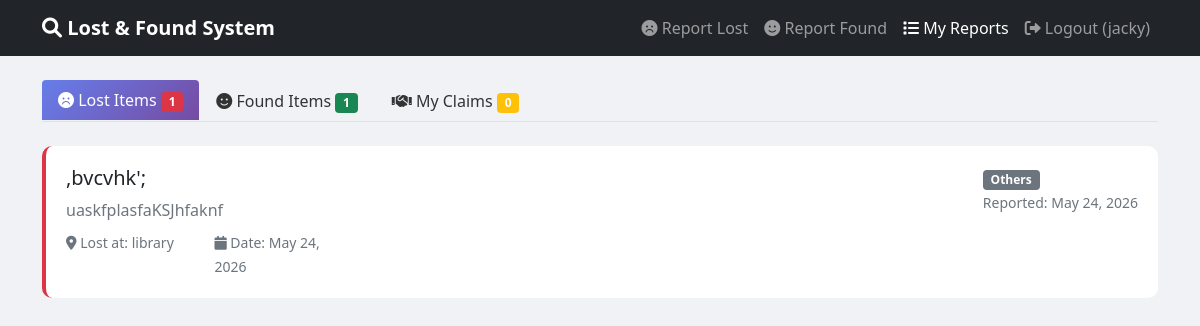
/Frontend/Public_Users/myReports.php (signed in), run on the app's committed database.
### tables this page shows
CREATE TABLE `lost_reports` (
  `id` int(11) NOT NULL AUTO_INCREMENT,
  `user_id` int(11) NOT NULL,
  `item_name` varchar(255) NOT NULL,
  `category` varchar(100) NOT NULL,
  `description` text DEFAULT NULL,
  `location` varchar(255) NOT NULL,
  `date_lost` date NOT NULL,
  `created_at` timestamp NOT NULL DEFAULT current_timestamp(),
  `status` enum('open','resolved','closed') DEFAULT 'open',
  PRIMARY KEY (`id`),
  KEY `idx_user_id` (`user_id`),
  KEY `idx_category` (`category`),
  KEY `idx_date_lost` (`date_lost`),
  KEY `idx_lost_reports_search` (`item_name`,`category`,`location`),
  CONSTRAINT `lost_reports_ibfk_1` FOREIGN KEY (`user_id`) REFERENCES `users` (`id`) ON DELETE CASCADE
);

### Frontend/Public_Users/myReports.php (the view, shortened to what this page needs)
<?php
require_once "../../config/db_connect.php";
$user_id = $_SESSION['user_id'];
$lost_query = "SELECT *, 'lost' as type FROM lost_reports WHERE user_id = $user_id ORDER BY created_at DESC";
$found_query = "SELECT *, 'found' as type FROM found_reports WHERE user_id = $user_id ORDER BY created_at DESC";
$lost_reports = mysqli_query($conn, $lost_query);
$found_reports = mysqli_query($conn, $found_query);
$claims_query = "SELECT c.*, l.item_name as lost_item, f.item_name as found_item, f.location as found_location
                FROM claims c
                JOIN lost_reports l ON c.lost_report_id = l.id
                JOIN found_reports f ON c.found_report_id = f.id
                WHERE c.claimant_id = $user_id
                ORDER BY c.created_at DESC";
$claims = mysqli_query($conn, $claims_query);
?>
<!DOCTYPE html>
<html lang="en">
<head>
    <link href="https://cdn.jsdelivr.net/npm/bootstrap@5.1.3/dist/css/bootstrap.min.css" rel="stylesheet">
    <link href="https://cdnjs.cloudflare.com/ajax/libs/font-awesome/6.0.0/css/all.min.css" rel="stylesheet">
</head>
<body>
    <nav class="navbar navbar-expand-lg navbar-dark bg-dark">
        <div class="container">
            <a class="navbar-brand" href="../../index.php">
                <i class="fas fa-search"></i> Lost & Found System
            </a>
            <div class="collapse navbar-collapse" id="navbarNav">
                <ul class="navbar-nav ms-auto">
                    <li class="nav-item">
                        <a class="nav-link" href="lost_reports.php">
                            <i class="fas fa-frown"></i> Report Lost
                        </a>
                    </li>
                    <li class="nav-item">
                        <a class="nav-link" href="found_items.php">
                            <i class="fas fa-smile"></i> Report Found
                        </a>
                    </li>
                    <li class="nav-item">
                        <a class="nav-link active" href="myReports.php">
                            <i class="fas fa-list"></i> My Reports
                        </a>
                    </li>
                    <li class="nav-item">
                        <a class="nav-link" href="../../auth/logout.php">
                            <i class="fas fa-sign-out-alt"></i> Logout (<?php echo htmlspecialchars($_SESSION['username']); ?>)
                        </a>
                    </li>
                </ul>
            </div>
        </div>
    </nav>
    <div class="container mt-4">
        <ul class="nav nav-tabs mb-4" id="reportTabs" role="tablist">
            <li class="nav-item" role="presentation">
                <button class="nav-link active" data-bs-toggle="tab" data-bs-target="#lost" type="button" role="tab">
                    <i class="fas fa-frown"></i> Lost Items
                    <span class="badge bg-danger"><?php echo mysqli_num_rows($lost_reports); ?></span>
                </button>
            </li>
            <li class="nav-item" role="presentation">
                <button class="nav-link" data-bs-toggle="tab" data-bs-target="#found" type="button" role="tab">
                    <i class="fas fa-smile"></i> Found Items
                    <span class="badge bg-success"><?php echo mysqli_num_rows($found_reports); ?></span>
                </button>
            </li>
            <li class="nav-item" role="presentation">
                <button class="nav-link" data-bs-toggle="tab" data-bs-target="#claims" type="button" role="tab">
                    <i class="fas fa-handshake"></i> My Claims
                    <span class="badge bg-warning"><?php echo mysqli_num_rows($claims); ?></span>
                </button>
            </li>
        </ul>
        <div class="tab-content">
            <div class="tab-pane fade show active" id="lost" role="tabpanel">
                <?php if(mysqli_num_rows($lost_reports) > 0): ?>
                    <?php while($report = mysqli_fetch_assoc($lost_reports)): ?>
                    <div class="report-card lost" onclick="viewReportDetails(<?php echo $report['id']; ?>, 'lost')">
                        <div class="d-flex justify-content-between align-items-start">
                            <div>
                                <h5 class="mb-2"><?php echo htmlspecialchars($report['item_name']); ?></h5>
                                <p class="text-muted mb-2"><?php echo htmlspecialchars(substr($report['description'], 0, 100)); ?></p>
                                <div class="row mt-2">
                                    <div class="col-md-6">
                                        <small class="text-muted">
                                            <i class="fas fa-map-marker-alt"></i> Lost at: <?php echo htmlspecialchars($report['location']); ?>
                                        </small>
                                    </div>
                                    <div class="col-md-6">
                                        <small class="text-muted">
                                            <i class="fas fa-calendar"></i> Date: <?php echo date('M d, Y', strtotime($report['date_lost'])); ?>
                                        </small>
                                    </div>
                                </div>
                            </div>
                            <div>
                                <span class="badge bg-secondary"><?php echo htmlspecialchars($report['category']); ?></span>
                                <br>
                                <small class="text-muted">Reported: <?php echo date('M d, Y', strtotime($report['created_at'])); ?></small>
                            </div>
                        </div>
                    </div>
                    <?php endwhile; ?>
                <?php endif; ?>
            </div>
        </div>
    </div>
</body>
</html>

### Frontend/Public_Users/myReports.php (style rules this page uses)
body { background: #f0f2f5; }
.navbar-brand { font-weight: bold; }
.report-card { background: white; border-radius: 10px; padding: 20px; margin-bottom: 20px; transition: all 0.3s; border-left: 4px solid; cursor: pointer; }
.report-card.lost { border-left-color: #dc3545; }
.nav-tabs .nav-link { color: #333; font-weight: 500; }
.nav-tabs .nav-link.active { background: linear-gradient(135deg, #667eea 0%, #764ba2 100%); color: white; border: none; }

### data on the page
lost_reports: item_name ",bvcvhk';", description "uaskfplasfaKSJhfaknf", location "library", date_lost "May 24, 2026", category "Others", created_at "May 24, 2026"

### other printed values
$_SESSION['username'] "jacky"
mysqli_num_rows($lost_reports) "1"
mysqli_num_rows($found_reports) "1"
mysqli_num_rows($claims) "0"
